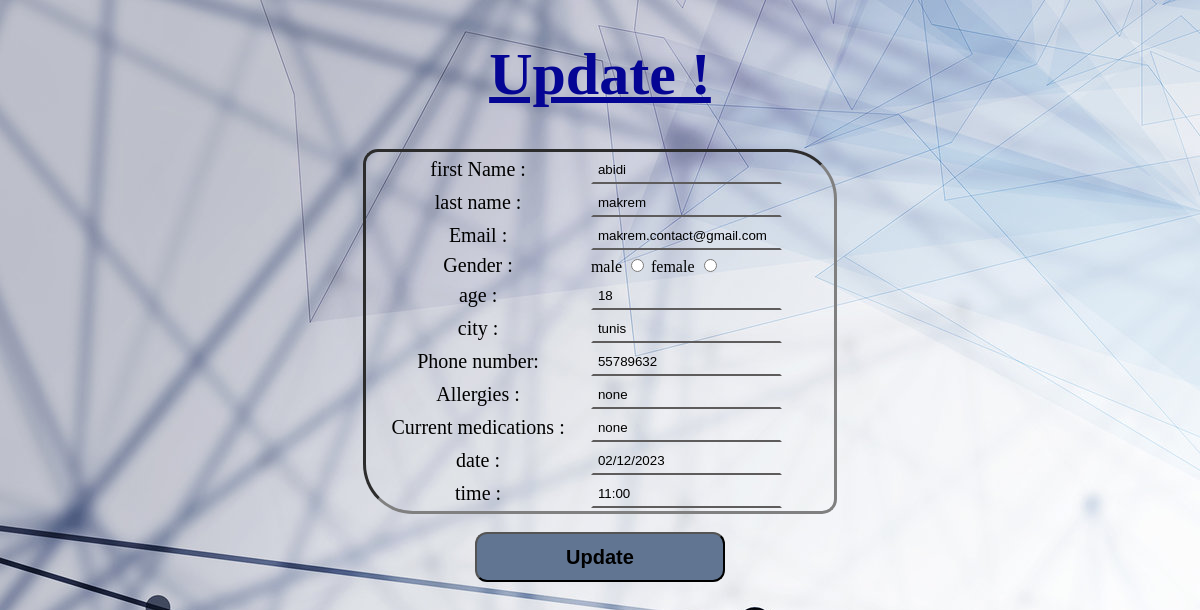
Page /update/5 on the committed database.
### mentor/models.py (models this page shows, shortened)
class Patient(models.Model):
    firstName = models.CharField(max_length=100,blank=False,null=False )
    lastName = models.CharField(max_length=100,blank=False,null=False)
    email = models.EmailField()
    gender = models.CharField(max_length=10,blank=False,null=False)
    age = models.IntegerField()
    city = models.CharField(max_length=10,blank=False,null=False)
    phone = models.CharField(max_length=8,blank=False,null=False)
    allergies = models.CharField(max_length=100,null=True)
    medications = models.CharField(max_length=100,null=True)
    date = models.CharField(max_length=100,blank=False,null=False)
    time = models.CharField(max_length=100,blank=False,null=False)

### mentor/views.py (the view, shortened to what this page needs)
# urls.py: path('update/<id>', views.update, name='update'),
def update(request,id):
    d=Patient.objects.get(id=id)
    context={"d":d}
    return render(request, 'update.html',context)

### templates/update.html (shortened to what this page needs)
<!DOCTYPE html>
<html>
    <head>
      {% load static %}
      <link rel="stylesheet" href="{% static 'css/1.css' %}" />
    </head>
    <body id="b2" style="background-image: url('{% static 'images/b.jpg' %}');">
<h1 ><u> Update !</u> </h1>
<form method="POST" action="/update/{{d.id}}">
<table id="tab1" width =40% align="center" >
  <tr>
    <td id="td"> first Name : </td> <td><input type="text" placeholder="first name" name="nom" value={{d.firstName}}></td>
  </tr>
  <tr>
    <td id="td"> last name : </td> <td><input type="text" placeholder="last name" name="prenom" value={{d.lastName}}></td>
  </tr>
  <tr>
    <td id="td">Email : </td> <td ><input type="email" placeholder="ex: myname@example.com" name="email" value={{d.email}}></td>
  </tr>
  <tr>
    <td id="td"> Gender : </td>
    <td>
        <label> male      </label>
        <input type="radio" value="Homme" name="sexe" >
        <label> female      </label>
        <input type="radio" value="Femme" name="sexe" >
    </td>
  </tr>
  <tr>
    <td id="td"> age :</td>
      <td> <input type="text" placeholder="age" name="age" value={{d.age}}></td>
  </tr>
  <tr>
    <td id="td"> city : </td><td > <input type="text" placeholder="city" name="ville" value={{d.city}}></td>
  </tr>
  <tr>
  <td id="td"> Phone number: </td> <td > <input type="text" placeholder="speciality" name="phone" value={{d.phone}}> </td>
</tr>
<tr >
  <td id="td"> Allergies : </td>
  <td><input type="text" placeholder="enter allergies if you have" name="allergies" value={{d.allergies}}></td>
</tr>
<tr>
  <td id="td"> Current medications : </td>
  <td><input type="text" placeholder="you Current medications " name="medications" value={{d.medications}}></td>
</tr>
<tr>
  <td id="td"> date : </td>
  <td><input type="text" placeholder="yy/mm/yyyy " name="date" value={{d.date}}></td>
</tr>
<tr>
  <td id="td"> time : </td>
  <td><input type="text" placeholder="hh:mm " name="time" value={{d.time}}></td>
</tr>
</table> <br>
    <form align="center"> <button id="butt2" type="submit"> Update </button> </form>
  </form>
</body>
</html>

### project/static/css/1.css (style rules this page uses)
#b2 { text-align: center; }
h1 { color:rgb(5, 5, 148) ; font-family:fantasy ;font-weight: bolder ; text-align: center ; font-size:30px; font-size: 60px; }
#tab1 { border-style:inset ;border-radius:15px 50px;text-align: left; }
#td { font-size: 20px;text-align: center; }
button { border-radius:12px 12px; background-color: rgb(97, 117, 146); height:50px;width:250px;cursor: pointer;font-size:20px;font-weight: bold;text-align: left; }
input { border: 2px solid transparent; padding: 5px; outline: none; background-color: transparent; border-bottom: #5e5c5c solid 2px; }
#butt2 { border-radius:12px 12px; background-color: rgb(97, 117, 146);text-align: center; }

### rows in the picture
Patient: nom "abidi", prenom "makrem", email "makrem.contact@gmail.com", age "18", ville "tunis", phone "55789632", allergies "none", medications "none", date "02/12/2023", time "11:00"
